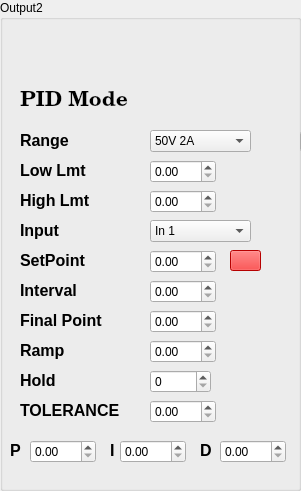
   <widget class="QGroupBox" name="groupBox_2">
    <property name="geometry">
     <rect>
      <x>380</x>
      <y>130</y>
      <width>301</width>
      <height>491</height>
     </rect>
    </property>
    <property name="title">
     <string>Output2</string>
    </property>
    <widget class="QLabel" name="label_21">
     <property name="geometry">
      <rect>
       <x>20</x>
       <y>130</y>
       <width>59</width>
       <height>21</height>
      </rect>
     </property>
     <property name="text">
      <string>&lt;html&gt;&lt;head/&gt;&lt;body&gt;&lt;p&gt;&lt;span style=&quot; font-size:12pt; font-weight:600;&quot;&gt;Range&lt;/span&gt;&lt;/p&gt;&lt;/body&gt;&lt;/html&gt;</string>
     </property>
    </widget>
    <widget class="QComboBox" name="comboBox_5">
     <property name="geometry">
      <rect>
       <x>150</x>
       <y>130</y>
       <width>101</width>
       <height>22</height>
      </rect>
     </property>
     <item>
      <property name="text">
       <string>50V 2A</string>
      </property>
     </item>
     <item>
      <property name="text">
       <string>50V .6A</string>
      </property>
     </item>
     <item>
      <property name="text">
       <string>50V .2A</string>
      </property>
     </item>
     <item>
      <property name="text">
       <string>20V 2A</string>
      </property>
     </item>
     <item>
      <property name="text">
       <string>20V .6A</string>
      </property>
     </item>
     <item>
      <property name="text">
       <string>20V .2A</string>
      </property>
     </item>
    </widget>
    <widget class="QDoubleSpinBox" name="doubleSpinBox_14">
     <property name="geometry">
      <rect>
       <x>150</x>
       <y>160</y>
       <width>66</width>
       <height>23</height>
      </rect>
     </property>
     <property name="maximum">
      <double>1000.000000000000000</double>
     </property>
    </widget>
    <widget class="QLabel" name="label_22">
     <property name="geometry">
      <rect>
       <x>20</x>
       <y>160</y>
       <width>81</width>
       <height>21</height>
      </rect>
     </property>
     <property name="text">
      <string>&lt;html&gt;&lt;head/&gt;&lt;body&gt;&lt;p&gt;&lt;span style=&quot; font-size:12pt; font-weight:600;&quot;&gt;Low Lmt&lt;/span&gt;&lt;/p&gt;&lt;/body&gt;&lt;/html&gt;</string>
     </property>
    </widget>
    <widget class="QLabel" name="label_23">
     <property name="geometry">
      <rect>
       <x>20</x>
       <y>190</y>
       <width>81</width>
       <height>21</height>
      </rect>
     </property>
     <property name="text">
      <string>&lt;html&gt;&lt;head/&gt;&lt;body&gt;&lt;p&gt;&lt;span style=&quot; font-size:12pt; font-weight:600;&quot;&gt;High Lmt&lt;/span&gt;&lt;/p&gt;&lt;/body&gt;&lt;/html&gt;</string>
     </property>
    </widget>
    <widget class="QDoubleSpinBox" name="doubleSpinBox_15">
     <property name="geometry">
      <rect>
       <x>150</x>
       <y>190</y>
       <width>66</width>
       <height>23</height>
      </rect>
     </property>
     <property name="maximum">
      <double>1000.000000000000000</double>
     </property>
    </widget>
    <widget class="QComboBox" name="comboBox_6">
     <property name="geometry">
      <rect>
       <x>150</x>
       <y>220</y>
       <width>101</width>
       <height>22</height>
      </rect>
     </property>
     <item>
      <property name="text">
       <string>In 1</string>
      </property>
     </item>
     <item>
      <property name="text">
       <string>In 2</string>
      </property>
     </item>
     <item>
      <property name="text">
       <string>In 3</string>
      </property>
     </item>
     <item>
      <property name="text">
       <string>In 4</string>
      </property>
     </item>
     <item>
      <property name="text">
       <string>Select</string>
      </property>
     </item>
    </widget>
    <widget class="QLabel" name="label_24">
     <property name="geometry">
      <rect>
       <x>20</x>
       <y>220</y>
       <width>59</width>
       <height>21</height>
      </rect>
     </property>
     <property name="text">
      <string>&lt;html&gt;&lt;head/&gt;&lt;body&gt;&lt;p&gt;&lt;span style=&quot; font-size:12pt; font-weight:600;&quot;&gt;Input&lt;/span&gt;&lt;/p&gt;&lt;/body&gt;&lt;/html&gt;</string>
     </property>
    </widget>
    <widget class="QLabel" name="label_25">
     <property name="geometry">
      <rect>
       <x>20</x>
       <y>250</y>
       <width>81</width>
       <height>21</height>
      </rect>
     </property>
     <property name="text">
      <string>&lt;html&gt;&lt;head/&gt;&lt;body&gt;&lt;p&gt;&lt;span style=&quot; font-size:12pt; font-weight:600;&quot;&gt;SetPoint&lt;/span&gt;&lt;/p&gt;&lt;/body&gt;&lt;/html&gt;</string>
     </property>
    </widget>
    <widget class="QDoubleSpinBox" name="doubleSpinBox_16">
     <property name="geometry">
      <rect>
       <x>300</x>
       <y>130</y>
       <width>66</width>
       <height>23</height>
      </rect>
     </property>
    </widget>
    <widget class="QDoubleSpinBox" name="doubleSpinBox_17">
     <property name="geometry">
      <rect>
       <x>150</x>
       <y>250</y>
       <width>66</width>
       <height>23</height>
      </rect>
     </property>
     <property name="maximum">
      <double>1000.000000000000000</double>
     </property>
    </widget>
    <widget class="QDoubleSpinBox" name="doubleSpinBox_18">
     <property name="geometry">
      <rect>
       <x>150</x>
       <y>280</y>
       <width>66</width>
       <height>23</height>
      </rect>
     </property>
     <property name="maximum">
      <double>1000.000000000000000</double>
     </property>
    </widget>
    <widget class="QLabel" name="label_26">
     <property name="geometry">
      <rect>
       <x>20</x>
       <y>280</y>
       <width>81</width>
       <height>21</height>
      </rect>
     </property>
     <property name="text">
      <string>&lt;html&gt;&lt;head/&gt;&lt;body&gt;&lt;p&gt;&lt;span style=&quot; font-size:12pt; font-weight:600;&quot;&gt;Interval&lt;/span&gt;&lt;/p&gt;&lt;/body&gt;&lt;/html&gt;</string>
     </property>
    </widget>
    <widget class="QLabel" name="label_27">
     <property name="geometry">
      <rect>
       <x>20</x>
       <y>310</y>
       <width>101</width>
       <height>21</height>
      </rect>
     </property>
     <property name="text">
      <string>&lt;html&gt;&lt;head/&gt;&lt;body&gt;&lt;p&gt;&lt;span style=&quot; font-size:12pt; font-weight:600;&quot;&gt;Final Point&lt;/span&gt;&lt;/p&gt;&lt;/body&gt;&lt;/html&gt;</string>
     </property>
    </widget>
    <widget class="QDoubleSpinBox" name="doubleSpinBox_19">
     <property name="geometry">
      <rect>
       <x>150</x>
       <y>310</y>
       <width>66</width>
       <height>23</height>
      </rect>
     </property>
     <property name="maximum">
      <double>1000.000000000000000</double>
     </property>
    </widget>
    <widget class="QLabel" name="label_28">
     <property name="geometry">
      <rect>
       <x>20</x>
       <y>340</y>
       <width>101</width>
       <height>21</height>
      </rect>
     </property>
     <property name="text">
      <string>&lt;html&gt;&lt;head/&gt;&lt;body&gt;&lt;p&gt;&lt;span style=&quot; font-size:12pt; font-weight:600;&quot;&gt;Ramp&lt;/span&gt;&lt;/p&gt;&lt;/body&gt;&lt;/html&gt;</string>
     </property>
    </widget>
    <widget class="QDoubleSpinBox" name="doubleSpinBox_20">
     <property name="geometry">
      <rect>
       <x>150</x>
       <y>340</y>
       <width>66</width>
       <height>23</height>
      </rect>
     </property>
     <property name="maximum">
      <double>1000.000000000000000</double>
     </property>
    </widget>
    <widget class="QLabel" name="label_29">
     <property name="geometry">
      <rect>
       <x>20</x>
       <y>370</y>
       <width>101</width>
       <height>21</height>
      </rect>
     </property>
     <property name="text">
      <string>&lt;html&gt;&lt;head/&gt;&lt;body&gt;&lt;p&gt;&lt;span style=&quot; font-size:12pt; font-weight:600;&quot;&gt;Hold&lt;/span&gt;&lt;/p&gt;&lt;/body&gt;&lt;/html&gt;</string>
     </property>
    </widget>
    <widget class="QDoubleSpinBox" name="doubleSpinBox_22">
     <property name="geometry">
      <rect>
       <x>30</x>
       <y>440</y>
       <width>66</width>
       <height>23</height>
      </rect>
     </property>
     <property name="maximum">
      <double>1000.000000000000000</double>
     </property>
    </widget>
    <widget class="QDoubleSpinBox" name="doubleSpinBox_23">
     <property name="geometry">
      <rect>
       <x>120</x>
       <y>440</y>
       <width>66</width>
       <height>23</height>
      </rect>
     </property>
     <property name="maximum">
      <double>1000.000000000000000</double>
     </property>
    </widget>
    <widget class="QDoubleSpinBox" name="doubleSpinBox_24">
     <property name="geometry">
      <rect>
       <x>220</x>
       <y>440</y>
       <width>66</width>
       <height>23</height>
      </rect>
     </property>
     <property name="maximum">
      <double>1000.000000000000000</double>
     </property>
    </widget>
    <widget class="QLabel" name="label_30">
     <property name="geometry">
      <rect>
       <x>10</x>
       <y>440</y>
       <width>16</width>
       <height>21</height>
      </rect>
     </property>
     <property name="text">
      <string>&lt;html&gt;&lt;head/&gt;&lt;body&gt;&lt;p&gt;&lt;span style=&quot; font-size:12pt; font-weight:600;&quot;&gt;P&lt;/span&gt;&lt;/p&gt;&lt;/body&gt;&lt;/html&gt;</string>
     </property>
    </widget>
    <widget class="QLabel" name="label_31">
     <property name="geometry">
      <rect>
       <x>110</x>
       <y>440</y>
       <width>16</width>
       <height>21</height>
      </rect>
     </property>
     <property name="text">
      <string>&lt;html&gt;&lt;head/&gt;&lt;body&gt;&lt;p&gt;&lt;span style=&quot; font-size:12pt; font-weight:600;&quot;&gt;I&lt;/span&gt;&lt;/p&gt;&lt;/body&gt;&lt;/html&gt;</string>
     </property>
    </widget>
    <widget class="QLabel" name="label_32">
     <property name="geometry">
      <rect>
       <x>200</x>
       <y>440</y>
       <width>20</width>
       <height>21</height>
      </rect>
     </property>
     <property name="text">
      <string>&lt;html&gt;&lt;head/&gt;&lt;body&gt;&lt;p&gt;&lt;span style=&quot; font-size:12pt; font-weight:600;&quot;&gt;D&lt;/span&gt;&lt;/p&gt;&lt;/body&gt;&lt;/html&gt;</string>
     </property>
    </widget>
    <widget class="QLabel" name="label_52">
     <property name="geometry">
      <rect>
       <x>20</x>
       <y>90</y>
       <width>111</width>
       <height>21</height>
      </rect>
     </property>
     <property name="font">
      <font>
       <family>Century Schoolbook L</family>
       <pointsize>16</pointsize>
       <weight>75</weight>
       <bold>true</bold>
      </font>
     </property>
     <property name="text">
      <string>PID Mode</string>
     </property>
    </widget>
    <widget class="QPushButton" name="out2mode_4">
     <property name="geometry">
      <rect>
       <x>150</x>
       <y>90</y>
       <width>51</width>
       <height>21</height>
      </rect>
     </property>
     <property name="styleSheet">
      <string notr="true">border-top: 3px transparent;
            border-bottom: 3px transparent;
            border-right: 10px transparent;
            border-left: 10px transparent;</string>
     </property>
     <property name="text">
      <string/>
     </property>
     <property name="icon">
      <iconset>
       <normaloff>:/on-off.jpg</normaloff>:/on-off.jpg</iconset>
     </property>
     <property name="iconSize">
      <size>
       <width>71</width>
       <height>21</height>
      </size>
     </property>
    </widget>
    <widget class="QGroupBox" name="groupBox_7">
     <property name="geometry">
      <rect>
       <x>400</x>
       <y>490</y>
       <width>301</width>
       <height>531</height>
      </rect>
     </property>
     <property name="title">
      <string>Output2</string>
     </property>
     <widget class="QLabel" name="label_39">
      <property name="geometry">
       <rect>
        <x>20</x>
        <y>40</y>
        <width>111</width>
        <height>21</height>
       </rect>
      </property>
      <property name="font">
       <font>
        <family>Century Schoolbook L</family>
        <pointsize>16</pointsize>
        <weight>75</weight>
        <bold>true</bold>
       </font>
      </property>
      <property name="text">
       <string>Selection</string>
      </property>
     </widget>
     <widget class="QPushButton" name="out2mode_3">
      <property name="geometry">
       <rect>
        <x>150</x>
        <y>30</y>
        <width>61</width>
        <height>31</height>
       </rect>
      </property>
      <property name="styleSheet">
       <string notr="true">border-top: 3px transparent;
            border-bottom: 3px transparent;
            border-right: 10px transparent;
            border-left: 10px transparent;</string>
      </property>
      <property name="text">
       <string/>
      </property>
      <property name="icon">
       <iconset>
        <normaloff>:/on-off.jpg</normaloff>:/on-off.jpg</iconset>
      </property>
      <property name="iconSize">
       <size>
        <width>81</width>
        <height>31</height>
       </size>
      </property>
     </widget>
     <widget class="QLabel" name="label_40">
      <property name="geometry">
       <rect>
        <x>20</x>
        <y>140</y>
        <width>59</width>
        <height>21</height>
       </rect>
      </property>
      <property name="text">
       <string>&lt;html&gt;&lt;head/&gt;&lt;body&gt;&lt;p&gt;&lt;span style=&quot; font-size:12pt; font-weight:600;&quot;&gt;Range&lt;/span&gt;&lt;/p&gt;&lt;/body&gt;&lt;/html&gt;</string>
      </property>
     </widget>
     <widget class="QComboBox" name="comboBox_9">
      <property name="geometry">
       <rect>
        <x>150</x>
        <y>140</y>
        <width>101</width>
        <height>22</height>
       </rect>
      </property>
      <item>
       <property name="text">
        <string>50V 2A</string>
       </property>
      </item>
      <item>
       <property name="text">
        <string>50V .6A</string>
       </property>
      </item>
      <item>
       <property name="text">
        <string>50V .2A</string>
       </property>
      </item>
      <item>
       <property name="text">
        <string>20V 2A</string>
       </property>
      </item>
      <item>
       <property name="text">
        <string>20V .6A</string>
       </property>
      </item>
      <item>
       <property name="text">
        <string>20V .2A</string>
       </property>
      </item>
     </widget>
     <widget class="QDoubleSpinBox" name="doubleSpinBox_26">
      <property name="geometry">
       <rect>
        <x>150</x>
        <y>170</y>
        <width>66</width>
        <height>23</height>
       </rect>
      </property>
      <property name="maximum">
       <double>1000.000000000000000</double>
      </property>
     </widget>
     <widget class="QLabel" name="label_41">
      <property name="geometry">
       <rect>
        <x>20</x>
        <y>170</y>
        <width>81</width>
        <height>21</height>
       </rect>
      </property>
      <property name="text">
       <string>&lt;html&gt;&lt;head/&gt;&lt;body&gt;&lt;p&gt;&lt;span style=&quot; font-size:12pt; font-weight:600;&quot;&gt;Low Lmt&lt;/span&gt;&lt;/p&gt;&lt;/body&gt;&lt;/html&gt;</string>
      </property>
     </widget>
     <widget class="QLabel" name="label_42">
      <property name="geometry">
       <rect>
        <x>20</x>
        <y>200</y>
        <width>81</width>
        <height>21</height>
       </rect>
      </property>
      <property name="text">
       <string>&lt;html&gt;&lt;head/&gt;&lt;body&gt;&lt;p&gt;&lt;span style=&quot; font-size:12pt; font-weight:600;&quot;&gt;High Lmt&lt;/span&gt;&lt;/p&gt;&lt;/body&gt;&lt;/html&gt;</string>
      </property>
     </widget>
     <widget class="QDoubleSpinBox" name="doubleSpinBox_27">
      <property name="geometry">
       <rect>
        <x>150</x>
        <y>200</y>
        <width>66</width>
        <height>23</height>
       </rect>
      </property>
      <property name="maximum">
       <double>1000.000000000000000</double>
      </property>
     </widget>
     <widget class="QComboBox" name="comboBox_10">
      <property name="geometry">
       <rect>
        <x>150</x>
        <y>230</y>
        <width>101</width>
        <height>22</height>
       </rect>
      </property>
      <item>
       <property name="text">
        <string>In 1</string>
       </property>
      </item>
      <item>
       <property name="text">
        <string>In 2</string>
       </property>
      </item>
      <item>
       <property name="text">
        <string>In 3</string>
       </property>
      </item>
      <item>
       <property name="text">
        <string>In 4</string>
       </property>
      </item>
      <item>
       <property name="text">
        <string>Select</string>
       </property>
      </item>
     </widget>
     <widget class="QLabel" name="label_43">
      <property name="geometry">
       <rect>
        <x>20</x>
        <y>230</y>
        <width>59</width>
        <height>21</height>
       </rect>
      </property>
      <property name="text">
       <string>&lt;html&gt;&lt;head/&gt;&lt;body&gt;&lt;p&gt;&lt;span style=&quot; font-size:12pt; font-weight:600;&quot;&gt;Input&lt;/span&gt;&lt;/p&gt;&lt;/body&gt;&lt;/html&gt;</string>
      </property>
     </widget>
     <widget class="QLabel" name="label_44">
      <property name="geometry">
       <rect>
        <x>20</x>
        <y>260</y>
        <width>81</width>
        <height>21</height>
       </rect>
      </property>
      <property name="text">
       <string>&lt;html&gt;&lt;head/&gt;&lt;body&gt;&lt;p&gt;&lt;span style=&quot; font-size:12pt; font-weight:600;&quot;&gt;SetPoint&lt;/span&gt;&lt;/p&gt;&lt;/body&gt;&lt;/html&gt;</string>
      </property>
     </widget>
     <widget class="QDoubleSpinBox" name="doubleSpinBox_28">
      <property name="geometry">
       <rect>
        <x>300</x>
        <y>130</y>
        <width>66</width>
        <height>23</height>
       </rect>
      </property>
     </widget>
     <widget class="QDoubleSpinBox" name="doubleSpinBox_29">
      <property name="geometry">
       <rect>
        <x>150</x>
        <y>260</y>
        <width>66</width>
        <height>23</height>
       </rect>
      </property>
      <property name="maximum">
       <double>1000.000000000000000</double>
      </property>
     </widget>
     <widget class="QDoubleSpinBox" name="doubleSpinBox_30">
      <property name="geometry">
       <rect>
        <x>150</x>
        <y>290</y>
        <width>66</width>
        <height>23</height>
       </rect>
      </property>
      <property name="maximum">
       <double>1000.000000000000000</double>
      </property>
     </widget>
     <widget class="QLabel" name="label_48">
      <property name="geometry">
       <rect>
        <x>20</x>
        <y>290</y>
        <width>81</width>
        <height>21</height>
       </rect>
      </property>
      <property name="text">
       <string>&lt;html&gt;&lt;head/&gt;&lt;body&gt;&lt;p&gt;&lt;span style=&quot; font-size:12pt; font-weight:600;&quot;&gt;Interval&lt;/span&gt;&lt;/p&gt;&lt;/body&gt;&lt;/html&gt;</string>
      </property>
     </widget>
     <widget class="QLabel" name="label_49">
      <property name="geometry">
       <rect>
        <x>20</x>
        <y>320</y>
        <width>101</width>
        <height>21</height>
       </rect>
      </property>
      <property name="text">
       <string>&lt;html&gt;&lt;head/&gt;&lt;body&gt;&lt;p&gt;&lt;span style=&quot; font-size:12pt; font-weight:600;&quot;&gt;Final Point&lt;/span&gt;&lt;/p&gt;&lt;/body&gt;&lt;/html&gt;</string>
      </property>
     </widget>
     <widget class="QDoubleSpinBox" name="doubleSpinBox_31">
      <property name="geometry">
       <rect>
        <x>150</x>
        <y>320</y>
        <width>66</width>
        <height>23</height>
       </rect>
      </property>
      <property name="maximum">
       <double>1000.000000000000000</double>
      </property>
     </widget>
     <widget class="QLabel" name="label_50">
      <property name="geometry">
       <rect>
        <x>20</x>
        <y>350</y>
        <width>101</width>
        <height>21</height>
       </rect>
      </property>
      <property name="text">
       <string>&lt;html&gt;&lt;head/&gt;&lt;body&gt;&lt;p&gt;&lt;span style=&quot; font-size:12pt; font-weight:600;&quot;&gt;Ramp&lt;/span&gt;&lt;/p&gt;&lt;/body&gt;&lt;/html&gt;</string>
      </property>
     </widget>
     <widget class="QDoubleSpinBox" name="doubleSpinBox_32">
      <property name="geometry">
       <rect>
        <x>150</x>
        <y>350</y>
        <width>66</width>
        <height>23</height>
       </rect>
      </property>
      <property name="maximum">
       <double>1000.000000000000000</double>
      </property>
     </widget>
     <widget class="QLabel" name="label_51">
      <property name="geometry">
       <rect>
        <x>20</x>
        <y>380</y>
        <width>101</width>
        <height>21</height>
       </rect>
      </property>
      <property name="text">
       <string>&lt;html&gt;&lt;head/&gt;&lt;body&gt;&lt;p&gt;&lt;span style=&quot; font-size:12pt; font-weight:600;&quot;&gt;Hold&lt;/span&gt;&lt;/p&gt;&lt;/body&gt;&lt;/html&gt;</string>
      </property>
     </widget>
     <widget class="QDoubleSpinBox" name="doubleSpinBox_33">
      <property name="geometry">
       <rect>
        <x>150</x>
        <y>380</y>
        <width>66</width>
        <height>23</height>
       </rect>
      </property>
      <property name="maximum">
       <double>1000.000000000000000</double>
      </property>
     </widget>
     <widget class="QDoubleSpinBox" name="doubleSpinBox_34">
      <property name="geometry">
       <rect>
        <x>30</x>
        <y>420</y>
        <width>66</width>
        <height>23</height>
       </rect>
      </property>
      <property name="maximum">
       <double>1000.000000000000000</double>
      </property>
     </widget>
     <widget class="QDoubleSpinBox" name="doubleSpinBox_35">
      <property name="geometry">
       <rect>
        <x>120</x>
        <y>420</y>
        <width>66</width>
        <height>23</height>
       </rect>
      </property>
      <property name="maximum">
       <double>1000.000000000000000</double>
      </property>
     </widget>
     <widget class="QDoubleSpinBox" name="doubleSpinBox_36">
      <property name="geometry">
       <rect>
        <x>220</x>
        <y>420</y>
        <width>66</width>
        <height>23</height>
       </rect>
      </property>
      <property name="maximum">
       <double>1000.000000000000000</double>
      </property>
     </widget>
     <widget class="QLabel" name="label_60">
      <property name="geometry">
       <rect>
        <x>10</x>
        <y>420</y>
        <width>16</width>
        <height>21</height>
       </rect>
      </property>
      <property name="text">
       <string>&lt;html&gt;&lt;head/&gt;&lt;body&gt;&lt;p&gt;&lt;span style=&quot; font-size:12pt; font-weight:600;&quot;&gt;P&lt;/span&gt;&lt;/p&gt;&lt;/body&gt;&lt;/html&gt;</string>
      </property>
     </widget>
     <widget class="QLabel" name="label_61">
      <property name="geometry">
       <rect>
        <x>110</x>
        <y>420</y>
        <width>16</width>
        <height>21</height>
       </rect>
      </property>
      <property name="text">
       <string>&lt;html&gt;&lt;head/&gt;&lt;body&gt;&lt;p&gt;&lt;span style=&quot; font-size:12pt; font-weight:600;&quot;&gt;I&lt;/span&gt;&lt;/p&gt;&lt;/body&gt;&lt;/html&gt;</string>
      </property>
     </widget>
     <widget class="QLabel" name="label_62">
      <property name="geometry">
       <rect>
        <x>200</x>
        <y>420</y>
        <width>20</width>
        <height>21</height>
       </rect>
      </property>
      <property name="text">
       <string>&lt;html&gt;&lt;head/&gt;&lt;body&gt;&lt;p&gt;&lt;span style=&quot; font-size:12pt; font-weight:600;&quot;&gt;D&lt;/span&gt;&lt;/p&gt;&lt;/body&gt;&lt;/html&gt;</string>
      </property>
     </widget>
     <widget class="QLabel" name="label_63">
      <property name="geometry">
       <rect>
        <x>20</x>
        <y>90</y>
        <width>111</width>
        <height>21</height>
       </rect>
      </property>
      <property name="font">
       <font>
        <family>Century Schoolbook L</family>
        <pointsize>16</pointsize>
        <weight>75</weight>
        <bold>true</bold>
       </font>
      </property>
      <property name="text">
       <string>PID Mode</string>
      </property>
     </widget>
     <widget class="QPushButton" name="out2mode_7">
      <property name="geometry">
       <rect>
        <x>150</x>
        <y>80</y>
        <width>61</width>
        <height>31</height>
       </rect>
      </property>
      <property name="styleSheet">
       <string notr="true">border-top: 3px transparent;
            border-bottom: 3px transparent;
            border-right: 10px transparent;
            border-left: 10px transparent;</string>
      </property>
      <property name="text">
       <string/>
      </property>
      <property name="icon">
       <iconset>
        <normaloff>:/on-off.jpg</normaloff>:/on-off.jpg</iconset>
      </property>
      <property name="iconSize">
       <size>
        <width>81</width>
        <height>31</height>
       </size>
      </property>
     </widget>
    </widget>
    <widget class="QPushButton" name="pushButton_4">
     <property name="geometry">
      <rect>
       <x>240</x>
       <y>840</y>
       <width>41</width>
       <height>41</height>
      </rect>
     </property>
     <property name="sizePolicy">
      <sizepolicy hsizetype="Minimum" vsizetype="Fixed">
       <horstretch>8</horstretch>
       <verstretch>0</verstretch>
      </sizepolicy>
     </property>
     <property name="styleSheet">
      <string notr="true">background-color:red;</string>
     </property>
     <property name="text">
      <string/>
     </property>
    </widget>
    <widget class="QLabel" name="label_64">
     <property name="geometry">
      <rect>
       <x>90</x>
       <y>810</y>
       <width>111</width>
       <height>21</height>
      </rect>
     </property>
     <property name="text">
      <string>&lt;html&gt;&lt;head/&gt;&lt;body&gt;&lt;p&gt;&lt;span style=&quot; font-size:12pt; font-weight:600;&quot;&gt;TOLERANCE&lt;/span&gt;&lt;/p&gt;&lt;/body&gt;&lt;/html&gt;</string>
     </property>
    </widget>
    <widget class="QLabel" name="label_65">
     <property name="geometry">
      <rect>
       <x>90</x>
       <y>850</y>
       <width>111</width>
       <height>21</height>
      </rect>
     </property>
     <property name="text">
      <string>&lt;html&gt;&lt;head/&gt;&lt;body&gt;&lt;p&gt;&lt;span style=&quot; font-size:12pt; font-weight:600;&quot;&gt;Stable&lt;/span&gt;&lt;/p&gt;&lt;/body&gt;&lt;/html&gt;</string>
     </property>
    </widget>
    <widget class="QDoubleSpinBox" name="doubleSpinBox_37">
     <property name="geometry">
      <rect>
       <x>220</x>
       <y>810</y>
       <width>66</width>
       <height>23</height>
      </rect>
     </property>
     <property name="maximum">
      <double>1000.000000000000000</double>
     </property>
    </widget>
    <widget class="QDoubleSpinBox" name="doubleSpinBox_38">
     <property name="geometry">
      <rect>
       <x>150</x>
       <y>400</y>
       <width>66</width>
       <height>23</height>
      </rect>
     </property>
     <property name="maximum">
      <double>1000.000000000000000</double>
     </property>
    </widget>
    <widget class="QLabel" name="label_66">
     <property name="geometry">
      <rect>
       <x>20</x>
       <y>400</y>
       <width>111</width>
       <height>21</height>
      </rect>
     </property>
     <property name="text">
      <string>&lt;html&gt;&lt;head/&gt;&lt;body&gt;&lt;p&gt;&lt;span style=&quot; font-size:12pt; font-weight:600;&quot;&gt;TOLERANCE&lt;/span&gt;&lt;/p&gt;&lt;/body&gt;&lt;/html&gt;</string>
     </property>
    </widget>
    <widget class="QPushButton" name="pushButton_5">
     <property name="geometry">
      <rect>
       <x>230</x>
       <y>250</y>
       <width>31</width>
       <height>21</height>
      </rect>
     </property>
     <property name="sizePolicy">
      <sizepolicy hsizetype="Minimum" vsizetype="Fixed">
       <horstretch>8</horstretch>
       <verstretch>0</verstretch>
      </sizepolicy>
     </property>
     <property name="styleSheet">
      <string notr="true">background-color:red;</string>
     </property>
     <property name="text">
      <string/>
     </property>
    </widget>
    <widget class="QPushButton" name="out2mode">
     <property name="geometry">
      <rect>
       <x>20</x>
       <y>30</y>
       <width>61</width>
       <height>31</height>
      </rect>
     </property>
     <property name="styleSheet">
      <string notr="true">border-top: 3px transparent;
            border-bottom: 3px transparent;
            border-right: 10px transparent;
            border-left: 10px transparent;</string>
     </property>
     <property name="text">
      <string/>
     </property>
     <property name="icon">
      <iconset>
       <normaloff>:/on-off.jpg</normaloff>:/on-off.jpg</iconset>
     </property>
     <property name="iconSize">
      <size>
       <width>81</width>
       <height>31</height>
      </size>
     </property>
    </widget>
    <widget class="QSpinBox" name="spinBox_2">
     <property name="geometry">
      <rect>
       <x>150</x>
       <y>370</y>
       <width>61</width>
       <height>23</height>
      </rect>
     </property>
    </widget>
   </widget>
